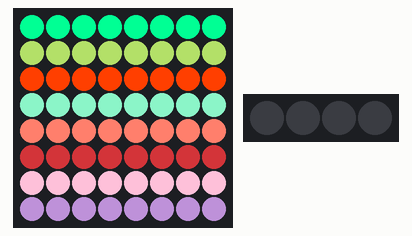
Recording of a sketch running on a simulated Arduino Uno, built with avr-gcc and run on an emulated ATmega328P. Parts: 8×8 RGB LED matrix (first LED top left, wired row by row), 4 RGB LEDs in strip order, left to right.

Above: at 0.1 s.

The sketch:

neomatrix-test.ino
```cpp
#include <Adafruit_NeoPixel.h>
#ifdef __AVR__
 #include <avr/power.h> // Required for 16 MHz Adafruit Trinket
#endif

#define LED_PIN    6
#define LED2_PIN   3

// matrix setup
#define ROWS       8
#define COLS       8
#define CENTER     4

// Define a structure to represent RGB values
struct RGB {
    int r, g, b;
    RGB(int red, int green, int blue) : r(red), g(green), b(blue) {}
};

// Declare our NeoPixel strip object:
Adafruit_NeoPixel strip(ROWS * COLS, LED_PIN, NEO_GRB + NEO_KHZ800);
Adafruit_NeoPixel strip2(CENTER, LED2_PIN, NEO_GRBW + NEO_KHZ800);
// Adafruit_NeoPixel strip = strip2;

// setup() function -- runs once at startup --------------------------------

void setup() {
  // These lines are specifically to support the Adafruit Trinket 5V 16 MHz.
  // Any other board, you can remove this part (but no harm leaving it):
#if defined(__AVR_ATtiny85__) && (F_CPU == 16000000)
  clock_prescale_set(clock_div_1);
#endif
  // END of Trinket-specific code.

  strip.begin();           // INITIALIZE NeoPixel strip object (REQUIRED)
  strip2.begin();           // INITIALIZE NeoPixel strip object (REQUIRED)
  strip.show();            // Turn OFF all pixels ASAP
  strip2.show();            // Turn OFF all pixels ASAP
  strip.setBrightness(255); // Set BRIGHTNESS to about 1/5 (max = 255)
  strip2.setBrightness(0); // Set BRIGHTNESS to about 1/5 (max = 255)
  // strip.fill(strip.Color(255, 255, 255));
  // strip2.fill(strip.Color(0, 0, 0, 255));
  // strip.show();
  // strip2.show();

  Serial.begin(9600);
  linearGradient(hueToRGB(155), hueToRGB(15), 2, 0.5f);
  // radialGradient(hueToRGB(30), hueToRGB(30), 0.3f, 0.8f);
  centerPixelsFill(hueToRGB(30));
  strip.show();
  strip2.show();
}

// loop() function -- runs repeatedly as long as board is on ---------------

void loop() {
}

void centerPixelsFill(const RGB& color) {
  for (int i = 0; i < CENTER; i++) {
    strip2.setPixelColor(i, color.r, color.g, color.b, 255);
  }
}

void linearGradient(const RGB& start, const RGB& end, int steps, float center) {
  for (int i = 0; i < ROWS; i++) {
    // Calculate normalized position with center adjustment
    float t = (float)(i) / steps;
    if (center != 0.5f) {
        if (t < center) {
          t = 0.5f * pow(t / center, 2);
        } else {
          t = 1.0f - 0.5f * pow((1.0f - t) / (1.0f - center), 2);
        }
    }

    // Interpolate RGB values
    RGB color = interpolateRGB(start, end, t);

    // scale to 8-bit and set the pixel
    for (int j = 0; j < COLS; j++) {
      strip.setPixelColor(i * COLS + j, color.r, color.g, color.b);
    }
  }
}

// startHue int, 0 - 359
// endHue int, 0 - 359
void hsvGradient(int startHue, int endHue) {
  int d = abs(endHue - startHue);
  float y;
  int hue, s;
  uint32_t color;

  for (int i = 0; i < ROWS; i++) {
    y = 1.0 * i / (ROWS - 1);
    s = (uint8_t)(d * y);
    hue = ((float)(startHue + s) / 360) * 65536L;
    color = strip.gamma32(strip.ColorHSV(hue)); // hue -> RGB

    // scale to 8-bit and set the pixel
    for (int j = 0; j < COLS; j++) {
      strip.setPixelColor(i * COLS + j, color);
    }
  }
}

// Function to convert a hue (0-359) to an RGB value
RGB hueToRGB(float hue) {
    float c = 1.0f; // Assume maximum saturation and value (chroma)
    float x = c * (1 - abs(fmod(hue / 60.0f, 2) - 1));
    float m = 0.0f; // Adjust brightness

    float r, g, b;

    if (hue >= 0 && hue < 60) {
        r = c; g = x; b = 0;
    } else if (hue >= 60 && hue < 120) {
        r = x; g = c; b = 0;
    } else if (hue >= 120 && hue < 180) {
        r = 0; g = c; b = x;
    } else if (hue >= 180 && hue < 240) {
        r = 0; g = x; b = c;
    } else if (hue >= 240 && hue < 300) {
        r = x; g = 0; b = c;
    } else {
        r = c; g = 0; b = x;
    }

    // Convert to 0-255 range
    int red = (int)((r + m) * 255);
    int green = (int)((g + m) * 255);
    int blue = (int)((b + m) * 255);

    return RGB(red, green, blue);
}

// Function to generate a radial gradient
void radialGradient(const RGB& centerColor, const RGB& edgeColor, double clampStart, double hardness) {
  // Center of the gradient
  double centerX = ROWS / 2.0;
  double centerY = COLS / 2.0;

  // Maximum distance from the center to the edge of the matrix
  double maxDistance = sqrt(centerX * centerX + centerY * centerY);

  for (int row = 0; row < ROWS; ++row) {
    for (int col = 0; col < COLS; ++col) {
      // Calculate the distance from the center
      double distance = sqrt((row - centerX) * (row - centerX) + (col - centerY) * (col - centerY));

      // Calculate the interpolation ratio based on the number of steps
      double ratio = min(distance / maxDistance, 1.0);

      // Apply clampStart to shift the gradient transition
      if (ratio < clampStart) {
        ratio = 0.0;
      } else {
        ratio = (ratio - clampStart) / (1.0 - clampStart);
      }

      // Apply hardness to make the transition sharper
      ratio = pow(ratio, 1.0 / (1.0 + hardness * 9.0));

      // Interpolate the RGB values
      RGB color = interpolateRGB(centerColor, edgeColor, ratio);

      // Set the pixel color
      strip.setPixelColor(row * COLS + col, color.r, color.g, color.b);
    }
  }
}

// Function to interpolate between two RGB values based on a ratio
RGB interpolateRGB(const RGB& color1, const RGB& color2, double ratio) {
    return RGB(
      (int)(color1.r + ratio * (color2.r - color1.r)),
      (int)(color1.g + ratio * (color2.g - color1.g)),
      (int)(color1.b + ratio * (color2.b - color1.b))
    );
}
```
